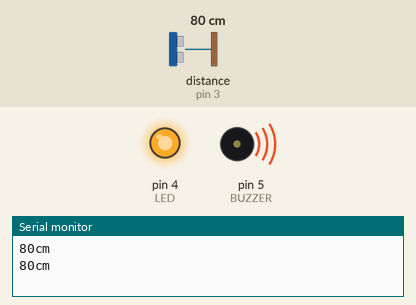
Simulated run of this sketch. Board: Arduino Uno, built with avr-gcc and run on an emulated ATmega328P. On the bench: output pins drawn as LEDs (lit = HIGH), buzzer (waves = sounding), the last lines printed to the serial monitor. Wiring (inferred from the names in the program): ultrasonic range finder: trigger pin 2; echo pin 3. The inputs (shaded band) are chosen by the test bench; at power-on: distance to the obstacle (sensor on pin 3) 80 cm. The echo pulse lasts 58.3 µs per cm; pins used as bus, display or sensor lines are not drawn.

Above: at 1.8 s.
1.9 s: distance to the obstacle (sensor on pin 3) set to 148 cm
3.7 s: distance to the obstacle (sensor on pin 3) set to 153 cm
At 5.7 s:
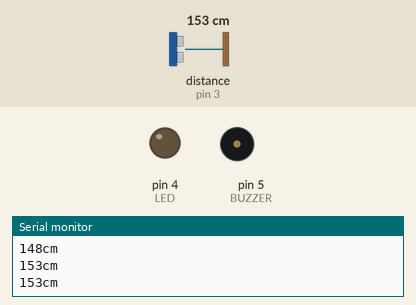
6.1 s: distance to the obstacle (sensor on pin 3) set to 2 cm
At 8.4 s:
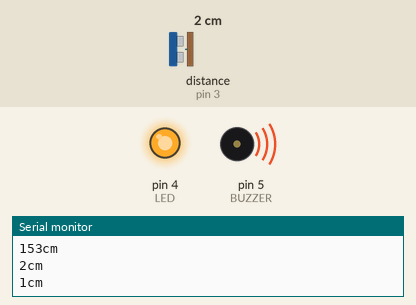
8.8 s: distance to the obstacle (sensor on pin 3) set to 250 cm
At 10.6 s:
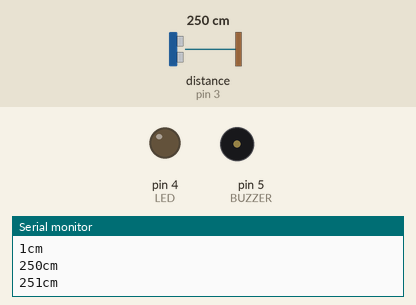
Timing chart, 0 to 11.9 s (numbered marks = the images above; inputs shaded):
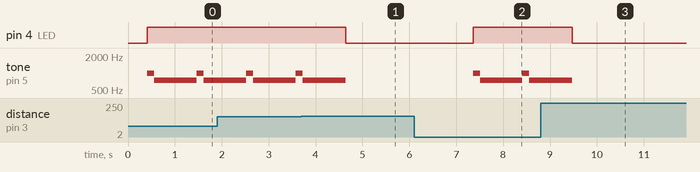

The sketch:

MorcegoDefinitivo.ino
```cpp
const int TRIG = 2;
const int ECHO = 3;
const int LED = 4;
const int BUZZER = 5;
const int distancia_obstaculo = 20;

void setup() {
  Serial.begin(9600);
  pinMode(TRIG,OUTPUT);
  pinMode(ECHO,INPUT);
  pinMode(LED,OUTPUT);
  pinMode(BUZZER, OUTPUT);
}

void loop() {
  int distancia = calcularDistancia(TRIG,ECHO);
  /*if(distancia <= distancia_obstaculo){
      Serial.print("Com obstaculo: ");
      Serial.print(distancia);
      Serial.println("cm");
  }
  else{
      Serial.print("Sem obstaculo: ");
      Serial.print(distancia);
      Serial.println("cm");
  }*/
  Serial.print(distancia);
  Serial.println("cm");
  delay(400);

   if(distancia <= 150){
     digitalWrite(LED, HIGH);
     tone(BUZZER, 1000);
     delay(150);
     tone(BUZZER,750);
  }else{
    digitalWrite(LED, LOW);
    noTone(BUZZER);
  }
  delay(500);
}

int calcularDistancia(int pinotrig,int pinoecho){
  digitalWrite(pinotrig,LOW);
  delayMicroseconds(2);
  digitalWrite(pinotrig,HIGH);
  delayMicroseconds(10);
  digitalWrite(pinotrig,LOW);

  return pulseIn(pinoecho,HIGH)/58;
}
```

Measured:
- the behaviour switches between 150 and 151 cm on distance to the obstacle (sensor on pin 3) (found by bisection; images 0 and 1)
- after the input at 3.7 s, pin 4 (LED): HIGH → LOW after 0.94 s
- after the input at 6.1 s, pin 4 (LED): LOW → HIGH after 1.3 s; tone on pin 5 (BUZZER): alternates 1000 Hz for 0.15 s and 750 Hz for 0.90 s, starting after 1.3 s
- after the input at 8.8 s, pin 4 (LED): HIGH → LOW after 0.68 s
